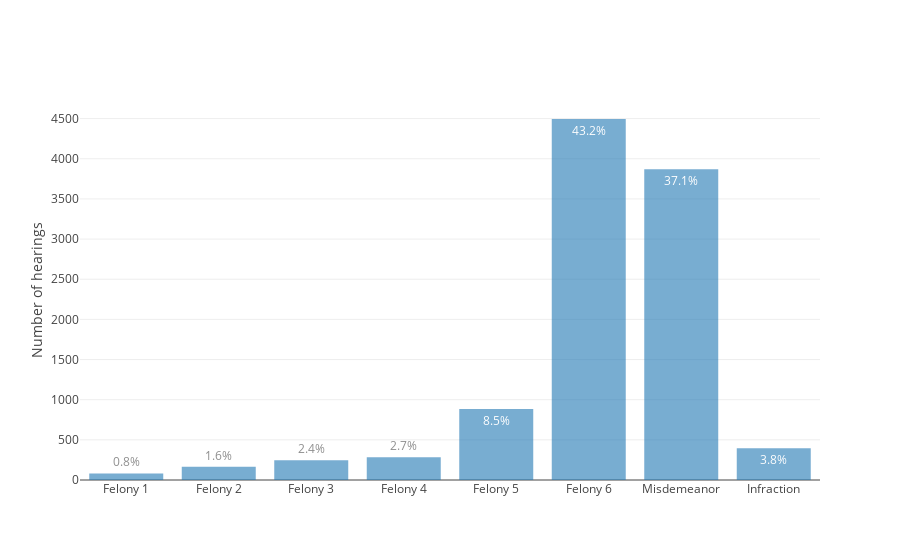

The notebook cell this image was saved under:
### Markdown cell above
## Criminal cases by type

### Code cell
labels = ['Felony 1', 'Felony 2', 'Felony 3', 'Felony 4', 'Felony 5', 'Felony 6', 'Misdemeanor', 'Infraction']
counts = [0]*8
df_criminal = filter_df(df, case_number='-CM-|-IF-|-F1-|-F2-|-F3-|-F4-|-F5-|-F6-')
counts[0] = rows(filter_df(df_criminal, case_number='-F1-'))
counts[1] = rows(filter_df(df_criminal, case_number='-F2-'))
counts[2] = rows(filter_df(df_criminal, case_number='-F3-'))
counts[3] = rows(filter_df(df_criminal, case_number='-F4-'))
counts[4] = rows(filter_df(df_criminal, case_number='-F5-'))
counts[5] = rows(filter_df(df_criminal, case_number='-F6-'))
counts[6] = rows(filter_df(df_criminal, case_number='-CM-'))
counts[7] = rows(filter_df(df_criminal, case_number='-IF-'))
bar_chart(labels, counts, ylabel='Number of hearings')

### Figure 1 — Plotly figure (JSON) as saved in the notebook; plotly's stock layout.template omitted (floating-point values rounded to 4 significant figures)
{"data": [{"opacity": 0.6, "text": ["0.8%", "1.6%", "2.4%", "2.7%", "8.5%", "43.2%", "37.1%", "3.8%"], "textposition": "auto", "type": "bar", "uid": "44d45ec8-c85c-11e9-83f3-6c4008929994", "x": ["Felony 1", "Felony 2", "Felony 3", "Felony 4", "Felony 5", "Felony 6", "Misdemeanor", "Infraction"], "y": [81, 165, 247, 283, 884, 4495, 3868, 394]}], "layout": {"yaxis": {"title": "Number of hearings"}}}
